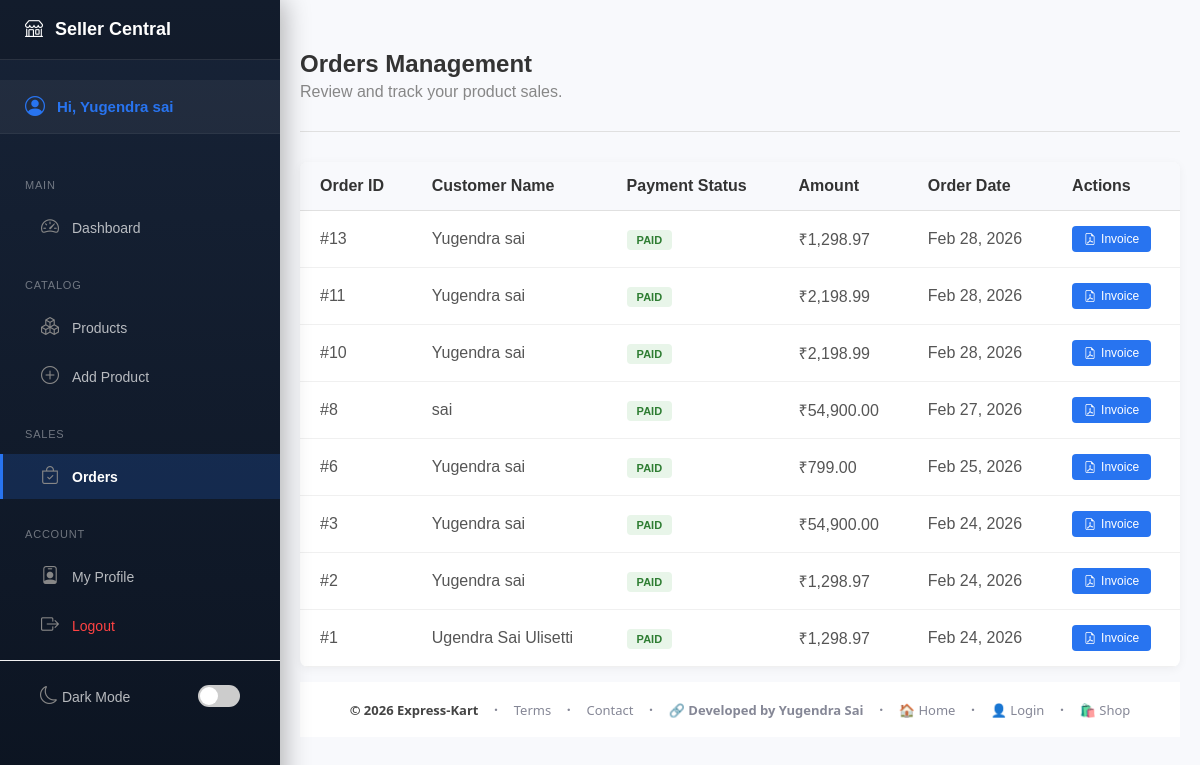
/merchant/orders (signed in), run on the app's committed database.
### tables this page shows
CREATE TABLE users (
        user_id INTEGER PRIMARY KEY AUTOINCREMENT,
        name TEXT NOT NULL,
        email TEXT UNIQUE NOT NULL,
        password TEXT NOT NULL
    , status TEXT DEFAULT 'active');

CREATE TABLE orders (
        order_id INTEGER PRIMARY KEY AUTOINCREMENT,
        user_id INTEGER,
        razorpay_order_id TEXT,
        razorpay_payment_id TEXT,
        amount REAL,
        payment_status TEXT,
        created_at DATETIME DEFAULT CURRENT_TIMESTAMP, address TEXT,
        FOREIGN KEY (user_id) REFERENCES users (user_id)
    );

### app.py (the view)
@app.route('/merchant/orders')
def merchant_orders():
    auth_check = merchant_or_admin_required()
    if auth_check: return auth_check
    admin_id = session['merchant_id']
    conn = get_db_connection()
    cursor = conn.cursor()
    cursor.execute("""
        SELECT o.*, u.name as customer_name
        FROM orders o
        JOIN order_items oi ON o.order_id = oi.order_id
        JOIN products p ON oi.product_id = p.product_id
        JOIN users u ON o.user_id = u.user_id
        WHERE p.admin_id = ?
        GROUP BY o.order_id
        ORDER BY o.created_at DESC
    """, (admin_id,))
    orders = cursor.fetchall()
    cursor.close()
    conn.close()
    return render_template("merchant/orders.html", orders=orders)

### app.py (called while the page is built)
def get_db_connection():
    conn = sqlite3.connect(config.DB_PATH)
    conn.row_factory = sqlite3.Row
    return conn

@app.template_filter('strftime')
def strftime_filter(date_str, format='%b %d, %Y'):
    if not date_str:
        return ""
    if isinstance(date_str, str):
        try:
            from datetime import datetime
            dt = datetime.strptime(date_str, '%Y-%m-%d %H:%M:%S')
            return dt.strftime(format)
        except Exception:
            return date_str
    return date_str.strftime(format)

def merchant_or_admin_required():
    if 'super_id' in session or 'merchant_id' in session:
        return None  # Access granted
    flash("Please login to continue!", "danger")
    return redirect('/merchant-login')

### templates/merchant/orders.html (shortened to what this page needs)
{% extends 'base.html' %}
{% block content %}
<div class="orders-header">
    <div class="oh-left">
        <h1>Orders Management</h1>
        <p>Review and track your product sales.</p>
    </div>
</div>
<div class="orders-container">
    <div class="table-card">
        <table>
            <thead>
                <tr>
                    <th>Order ID</th>
                    <th>Customer Name</th>
                    <th>Payment Status</th>
                    <th>Amount</th>
                    <th>Order Date</th>
                    <th>Actions</th>
                </tr>
            </thead>
            <tbody>
                {% for order in orders %}
                <tr>
                    <td>#{{ order.order_id }}</td>
                    <td>{{ order.customer_name }}</td>
                    <td><span class="status-badge status-{{ order.payment_status }}">{{ order.payment_status }}</span>
                    </td>
                    <td>₹{{ "{:,.2f}".format(order.amount) }}</td>
                    <td>{{ order.created_at | strftime }}</td>
                    <td>
                        <button class="btn-view-details"
                            onclick="window.location.href='/super-admin/generate-invoice/{{ order.order_id }}'">
                            <i class="bi bi-file-earmark-pdf"></i> Invoice
                        </button>
                    </td>
                </tr>
                {% endfor %}
            </tbody>
        </table>
    </div>
</div>
{% endblock %}

### templates/merchant_navbar.html (shortened to what this page needs)
{% if session.get('merchant_id') %}
<div id="merchantSidebar" class="merchant-sidebar">
    <div class="sidebar-brand-wrap">
        <div class="d-flex align-items-center gap-2">
            <i class="bi bi-shop"></i>
            <span>Seller Central</span>
        </div>
    </div>
    <div class="sidebar-content">
        <a href="/merchant/profile" class="sidebar-user" style="text-decoration: none;">
            <i class="bi bi-person-circle"></i>
            <span>Hi, {{ session.get('merchant_name', 'Seller') }}</span>
        </a>
        <div class="sidebar-heading">Main</div>
        <a href="/merchant/dashboard"
            class="sidebar-link {% if request.path == '/merchant/dashboard' %}active{% endif %}">
            <i class="bi bi-speedometer2"></i> Dashboard
        </a>
        <div class="sidebar-heading">Catalog</div>
        <a href="/merchant/item-list"
            class="sidebar-link {% if request.path == '/merchant/item-list' %}active{% endif %}">
            <i class="bi bi-boxes"></i> Products
        </a>
        <a href="/merchant/add-item"
            class="sidebar-link {% if request.path == '/merchant/add-item' %}active{% endif %}">
            <i class="bi bi-plus-circle"></i> Add Product
        </a>
        <div class="sidebar-heading">Sales</div>
        <a href="/merchant/orders" class="sidebar-link {% if request.path == '/merchant/orders' %}active{% endif %}">
            <i class="bi bi-bag-check"></i> Orders
        </a>
        <div class="sidebar-heading">Account</div>
        <a href="/merchant/profile" class="sidebar-link {% if request.path == '/merchant/profile' %}active{% endif %}">
            <i class="bi bi-person-badge"></i> My Profile
        </a>
        <a href="/merchant-logout" class="sidebar-link logout">
            <i class="bi bi-box-arrow-right"></i> Logout
        </a>
        <div class="sidebar-divider" style="border-top: 1px solid rgba(255,255,255,0.08); margin: 12px 0;"></div>
        <div class="sidebar-link"
            style="display:flex; align-items:center; justify-content:space-between; cursor:default;">
            <span><i class="bi bi-moon"></i> Dark Mode</span>
            <label class="switch" style="margin:0;">
                <span class="slider"></span>
            </label>
        </div>
    </div>
</div>
{% endif %}

### static/style.css (style rules this page uses)
* { margin: 0; padding: 0; box-sizing: border-box; }
body { font-family: Arial, sans-serif; background: #f5f5f5; color: #000; transition: 0.3s; }
.sidebar-content { padding: 20px 0; overflow-y: auto; }
.sidebar-user { padding: 15px 20px; background: #f9f9f9; margin-bottom: 20px; display: flex; align-items: center; gap: 15px; font-weight: 600; color: #2874f0; }
.sidebar-link { display: flex; align-items: center; gap: 15px; padding: 15px 25px; text-decoration: none; color: #212121; background: transparent; font-weight: 500; transition: 0.2s; }
.sidebar-link i { font-size: 20px; color: #878787; }
.sidebar-divider { height: 1px; background: #f0f0f0; margin: 10px 0; }
.sidebar-link.logout { color: #ff4343; }
.switch { position: relative; width: 42px; height: 22px; }
.slider { position: absolute; top: 0; right: 0; bottom: 0; left: 0; background: #ccc; border-radius: 25px; cursor: pointer; transition: 0.3s; }
.slider::before { content: ""; position: absolute; height: 18px; width: 18px; background: white; border-radius: 50%; top: 2px; left: 2px; transition: 0.3s; }

### templates/merchant_navbar.html (style rules this page uses)
.merchant-body { background: #f8f9fc; }
.merchant-sidebar { position: fixed; left: 0; top: 0; bottom: 0; width: 280px; background: #172337; background-image: linear-gradient(180deg, #172337 0%, #0c1421 100%); color: white; z-index: 2100; transition: transform 0.3s cubic-bezier(0.4, 0, 0.2, 1); overflow-y: auto; overflow-x: hidden; box-shadow: 4px 0 25px rgba(0, 0, 0, 0.3); scrollbar-width: thin; scrollbar-color: transparent transparent; }
.sidebar-brand-wrap { height: 60px; display: flex; align-items: center; justify-content: space-between; padding: 0 20px 0 25px; font-weight: 700; font-size: 18px; color: white; border-bottom: 1px solid rgba(255, 255, 255, 0.1); background: rgba(0, 0, 0, 0.2); }
.sidebar-brand-wrap>div { display: flex; align-items: center; gap: 12px; }
.sidebar-heading { padding: 25px 25px 10px; font-size: 11px; text-transform: uppercase; letter-spacing: 0.8px; color: rgba(255, 255, 255, 0.4); }
.sidebar-link { display: flex; align-items: center; gap: 12px; padding: 12px 25px; text-decoration: none; color: rgba(255, 255, 255, 0.7) !important; font-size: 14px; transition: 0.2s; margin: 4px 15px; border-radius: 8px; }
.sidebar-link i { font-size: 18px; width: 20px; text-align: center; }
.sidebar-link.active { background: rgba(40, 116, 240, 0.18); color: white !important; font-weight: 600; box-shadow: none; margin: 4px 0; border-radius: 0; border-left: 3px solid #2874f0; padding-left: 37px; padding-right: 25px; }
.sidebar-link.logout { color: #ff4343 !important; }
.sidebar-user { padding: 15px 25px; background: rgba(255, 255, 255, 0.05); display: flex; align-items: center; gap: 12px; color: #2874f0; font-weight: 600; font-size: 15px; border-bottom: 1px solid rgba(255, 255, 255, 0.05); }
.sidebar-user i { font-size: 20px; }

### templates/merchant/orders.html (style rules this page uses)
.orders-header { padding: 30px 0; border-bottom: 1px solid #e0e0e0; margin-bottom: 30px; }
.oh-left h1 { font-size: 24px; margin-bottom: 5px; color: #333; }
.oh-left p { color: #878787; }
.table-card { background: #fff; border-radius: 8px; box-shadow: 0 2px 10px rgba(0, 0, 0, 0.05); overflow-x: auto; }
table { width: 100%; border-collapse: collapse; }
th { text-align: left; padding: 15px 20px; background: #f8f9fc; color: #333; font-weight: 600; border-bottom: 1px solid #e0e0e0; }
td { padding: 15px 20px; border-bottom: 1px solid #f0f0f0; color: #555; }
.status-badge { padding: 4px 10px; border-radius: 4px; font-size: 11px; font-weight: 700; text-transform: uppercase; }
.status-paid, .status-Success { background: #e8f5e9; color: #2e7d32; }
.btn-view-details { background: #2874f0; color: white; border: none; padding: 6px 12px; border-radius: 4px; font-size: 12px; cursor: pointer; display: flex; align-items: center; gap: 5px; }

### data on the page
users: get "Yugendra sai"
orders: order_id "13", customer_name "Yugendra sai", payment_status "PAID", amount "1,298.97", created_at|strftime "Feb 28, 2026"
orders: order_id "11", customer_name "Yugendra sai", payment_status "PAID", amount "2,198.99", created_at|strftime "Feb 28, 2026"
orders: order_id "10", customer_name "Yugendra sai", payment_status "PAID", amount "2,198.99", created_at|strftime "Feb 28, 2026"
orders: order_id "8", customer_name "sai", payment_status "PAID", amount "54,900.00", created_at|strftime "Feb 27, 2026"
orders: order_id "6", customer_name "Yugendra sai", payment_status "PAID", amount "799.00", created_at|strftime "Feb 25, 2026"
orders: order_id "3", customer_name "Yugendra sai", payment_status "PAID", amount "54,900.00", created_at|strftime "Feb 24, 2026"
orders: order_id "2", customer_name "Yugendra sai", payment_status "PAID", amount "1,298.97", created_at|strftime "Feb 24, 2026"
orders: order_id "1", customer_name "Ugendra Sai Ulisetti", payment_status "PAID", amount "1,298.97", created_at|strftime "Feb 24, 2026"
